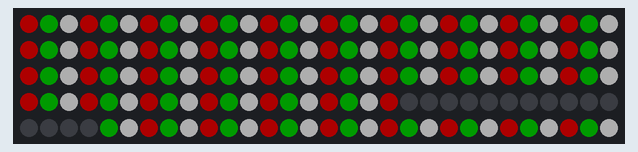
Simulated run of this sketch. Board: Arduino Uno, built with avr-gcc and run on an emulated ATmega328P. Parts: 150 RGB LEDs in strip order, left to right, continuing on the next row. Dim RGB values are drawn brighter than linear.

Above: at 3.1 s.

The sketch:

WhiteRedGreen.ino
```cpp
// Creates a simple fixed output lights to simulate traditional light strands

#include <FastLED.h>

#define LED_PIN     6

// Information about the LED strip itself
#define NUM_LEDS    150
#define CHIPSET     WS2811
#define COLOR_ORDER GRB
CRGB leds[NUM_LEDS];

#define BRIGHTNESS      52 //default was 128
#define LED_DEAD_START  109
#define LED_DEAD_STOP   123
#define DELAY_TIME      1000
#define TEMPERATURE     Candle

int counter = 0;
int offset = 0;
void loop()
{
  for (int i = 0; i <NUM_LEDS; i++) {
    if (counter == 0) {
      leds[i] = CRGB::Red;
      counter++;
    }
    else if (counter == 1) {
      leds[i] = CRGB::Green;
      counter++;
    }
    else {
      leds[i] = CRGB::White;
      counter = 0;
    }
  }
  for (int i =0; i < NUM_LEDS; i++) {
    if ((i >= LED_DEAD_START) && (i <= LED_DEAD_STOP)) {
      leds[i] = CRGB::Black;
    }
  }
  FastLED.show();
  delay(DELAY_TIME);
  FastLED.clear();
  delay(DELAY_TIME);
}

void setup() {
  delay( 3000 ); // power-up safety delay
  // It's important to set the color correction for your LED strip here,
  // so that colors can be more accurately rendered through the 'temperature' profiles
  FastLED.addLeds<CHIPSET, LED_PIN, COLOR_ORDER>(leds, NUM_LEDS).setCorrection( TypicalSMD5050 );
  FastLED.setBrightness( BRIGHTNESS );

}
```
